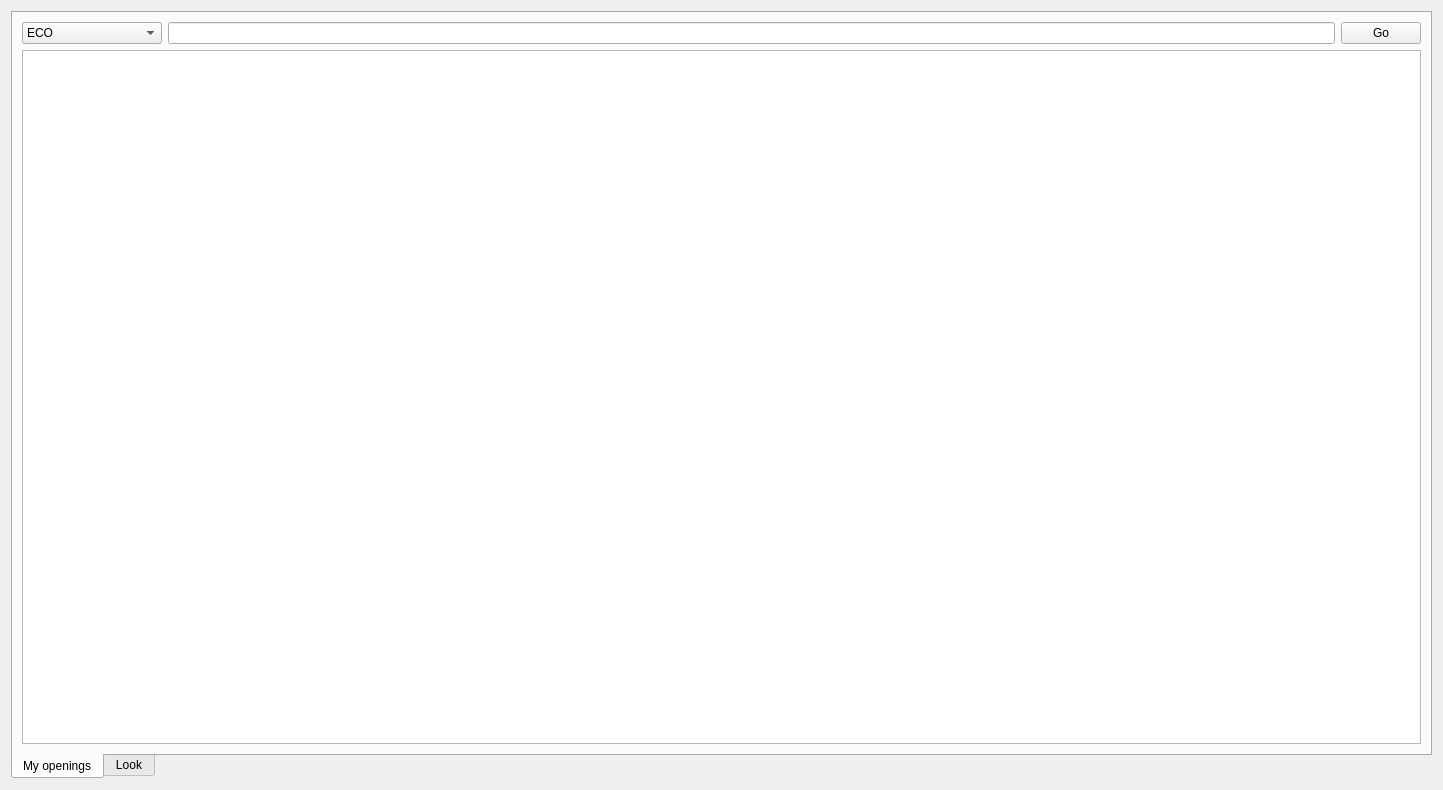
<?xml version="1.0" encoding="UTF-8"?>
<ui version="4.0">
 <class>FormUniversMyPreferences</class>
 <widget class="QWidget" name="FormUniversMyPreferences">
  <property name="geometry">
   <rect>
    <x>0</x>
    <y>0</y>
    <width>1443</width>
    <height>790</height>
   </rect>
  </property>
  <property name="windowTitle">
   <string>Form</string>
  </property>
  <layout class="QVBoxLayout" name="verticalLayout">
   <item>
    <widget class="QTabWidget" name="tabWidget">
     <property name="layoutDirection">
      <enum>Qt::LeftToRight</enum>
     </property>
     <property name="tabPosition">
      <enum>QTabWidget::South</enum>
     </property>
     <property name="currentIndex">
      <number>0</number>
     </property>
     <widget class="QWidget" name="tab">
      <attribute name="title">
       <string>My openings</string>
      </attribute>
      <layout class="QHBoxLayout" name="horizontalLayout_2">
       <item>
        <layout class="QVBoxLayout" name="verticalLayout_2">
         <item>
          <layout class="QHBoxLayout" name="horizontalLayout">
           <item>
            <widget class="QComboBox" name="comboBoxChoice">
             <property name="sizePolicy">
              <sizepolicy hsizetype="Maximum" vsizetype="Fixed">
               <horstretch>0</horstretch>
               <verstretch>0</verstretch>
              </sizepolicy>
             </property>
             <property name="toolTip">
              <string>ECO (A20) ECOPLUS (A20ab)  MOVES (e4 e5 Nf3)</string>
             </property>
             <item>
              <property name="text">
               <string>ECO</string>
              </property>
             </item>
             <item>
              <property name="text">
               <string>ECO PLUS</string>
              </property>
             </item>
             <item>
              <property name="text">
               <string>Variation or opening</string>
              </property>
             </item>
             <item>
              <property name="text">
               <string>Opening Name</string>
              </property>
             </item>
             <item>
              <property name="text">
               <string>Variation Name</string>
              </property>
             </item>
             <item>
              <property name="text">
               <string>Moves</string>
              </property>
             </item>
            </widget>
           </item>
           <item>
            <widget class="QLineEdit" name="lineEditChoice">
             <property name="sizePolicy">
              <sizepolicy hsizetype="Expanding" vsizetype="Maximum">
               <horstretch>0</horstretch>
               <verstretch>0</verstretch>
              </sizepolicy>
             </property>
            </widget>
           </item>
           <item>
            <widget class="QPushButton" name="pushButtonGo">
             <property name="text">
              <string>Go</string>
             </property>
            </widget>
           </item>
          </layout>
         </item>
         <item>
          <widget class="MyTableView" name="ECOview">
           <property name="toolTip">
            <string>ECO is for example E22</string>
           </property>
           <property name="editTriggers">
            <set>QAbstractItemView::NoEditTriggers</set>
           </property>
           <property name="alternatingRowColors">
            <bool>true</bool>
           </property>
           <property name="selectionMode">
            <enum>QAbstractItemView::SingleSelection</enum>
           </property>
           <property name="selectionBehavior">
            <enum>QAbstractItemView::SelectRows</enum>
           </property>
           <property name="sortingEnabled">
            <bool>false</bool>
           </property>
           <attribute name="verticalHeaderStretchLastSection">
            <bool>false</bool>
           </attribute>
          </widget>
         </item>
        </layout>
       </item>
      </layout>
     </widget>
     <widget class="QWidget" name="tab_2">
      <attribute name="title">
       <string>Look</string>
      </attribute>
     </widget>
    </widget>
   </item>
  </layout>
 </widget>
 <customwidgets>
  <customwidget>
   <class>MyTableView</class>
   <extends>QTableView</extends>
   <header>mytableview.h</header>
  </customwidget>
 </customwidgets>
 <resources/>
 <connections/>
</ui>
